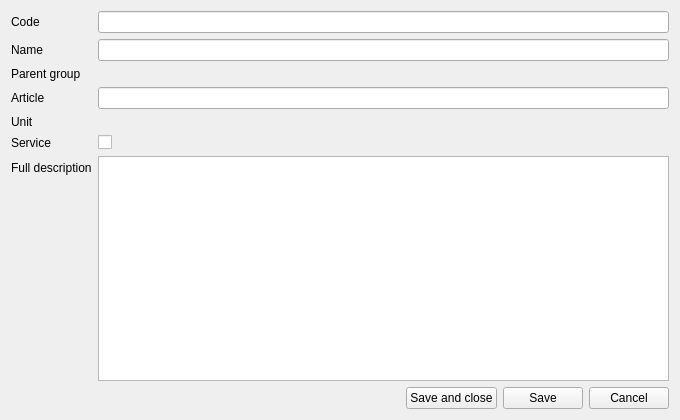
<?xml version="1.0" encoding="UTF-8"?>
<ui version="4.0">
 <class>NomenclatureItemForm</class>
 <widget class="QWidget" name="NomenclatureItemForm">
  <property name="geometry">
   <rect>
    <x>0</x>
    <y>0</y>
    <width>680</width>
    <height>420</height>
   </rect>
  </property>
  <property name="windowTitle">
   <string>Nomenclature item</string>
  </property>
  <layout class="QVBoxLayout" name="verticalLayout">
   <item>
    <layout class="QFormLayout" name="formLayout">
     <item row="0" column="0">
      <widget class="QLabel" name="codeLabel">
       <property name="text">
        <string>Code</string>
       </property>
      </widget>
     </item>
     <item row="0" column="1">
      <widget class="QLineEdit" name="codeLineEdit"/>
     </item>
     <item row="1" column="0">
      <widget class="QLabel" name="nameLabel">
       <property name="text">
        <string>Name</string>
       </property>
      </widget>
     </item>
     <item row="1" column="1">
      <widget class="QLineEdit" name="nameLineEdit"/>
     </item>
     <item row="2" column="0">
      <widget class="QLabel" name="parentLabel">
       <property name="text">
        <string>Parent group</string>
       </property>
      </widget>
     </item>
     <item row="2" column="1">
      <widget class="SC::UI::Widgets::UniversalReferenceWidget" name="parentReferenceWidget" native="true">
       <property name="referenceKey" stdset="0">
        <string>nomenclature_parent</string>
       </property>
       <property name="choiceFormType" stdset="0">
        <number>7</number>
       </property>
       <property name="required" stdset="0">
        <bool>false</bool>
       </property>
       <property name="allowedNodeKinds" stdset="0">
        <number>1</number>
       </property>
      </widget>
     </item>
     <item row="3" column="0">
      <widget class="QLabel" name="articleLabel">
       <property name="text">
        <string>Article</string>
       </property>
      </widget>
     </item>
     <item row="3" column="1">
      <widget class="QLineEdit" name="articleLineEdit"/>
     </item>
     <item row="4" column="0">
      <widget class="QLabel" name="unitLabel">
       <property name="text">
        <string>Unit</string>
       </property>
      </widget>
     </item>
     <item row="4" column="1">
      <widget class="SC::UI::Widgets::UniversalReferenceWidget" name="unitReferenceWidget" native="true">
       <property name="referenceKey" stdset="0">
        <string>units</string>
       </property>
       <property name="choiceFormType" stdset="0">
        <number>10</number>
       </property>
       <property name="required" stdset="0">
        <bool>true</bool>
       </property>
       <property name="allowedNodeKinds" stdset="0">
        <number>0</number>
       </property>
      </widget>
     </item>
     <item row="5" column="0">
      <widget class="QLabel" name="serviceLabel">
       <property name="text">
        <string>Service</string>
       </property>
      </widget>
     </item>
     <item row="5" column="1">
      <widget class="QCheckBox" name="serviceCheckBox"/>
     </item>
     <item row="6" column="0">
      <widget class="QLabel" name="fullDescriptionLabel">
       <property name="text">
        <string>Full description</string>
       </property>
      </widget>
     </item>
     <item row="6" column="1">
      <widget class="QPlainTextEdit" name="fullDescriptionPlainTextEdit"/>
     </item>
    </layout>
   </item>
   <item>
    <layout class="QHBoxLayout" name="buttonsLayout">
     <item>
      <spacer name="horizontalSpacer">
       <property name="orientation">
        <enum>Qt::Orientation::Horizontal</enum>
       </property>
       <property name="sizeHint" stdset="0">
        <size>
         <width>40</width>
         <height>20</height>
        </size>
       </property>
      </spacer>
     </item>
     <item>
      <widget class="QPushButton" name="saveAndCloseButton">
       <property name="text">
        <string>Save and close</string>
       </property>
      </widget>
     </item>
     <item>
      <widget class="QPushButton" name="saveButton">
       <property name="text">
        <string>Save</string>
       </property>
      </widget>
     </item>
     <item>
      <widget class="QPushButton" name="cancelButton">
       <property name="text">
        <string>Cancel</string>
       </property>
      </widget>
     </item>
    </layout>
   </item>
  </layout>
 </widget>
 <customwidgets>
  <customwidget>
   <class>SC::UI::Widgets::UniversalReferenceWidget</class>
   <extends>QWidget</extends>
   <header>ui/widgets/UniversalReferenceWidget.h</header>
  </customwidget>
 </customwidgets>
 <resources/>
 <connections/>
</ui>
